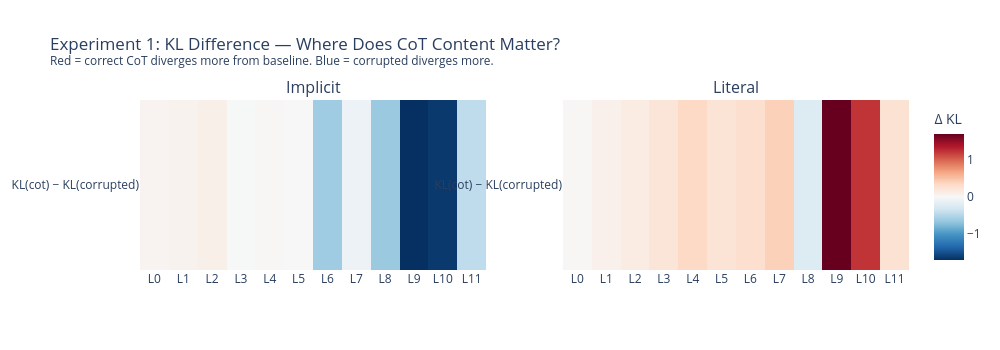

Notebook code for this chart:
### Code cell
# Visualization 1b: Heatmap of KL DIFFERENCE (cot - corrupted)
# Shows WHERE correct CoT diverges more from baseline than corrupted CoT.
# Positive (red) = correct CoT has larger effect. Negative (blue) = corrupted has larger effect.

fig = make_subplots(rows=1, cols=2,
    subplot_titles=["Implicit", "Literal"])

for col, sent_type in enumerate(["implicit", "literal"], 1):
    r = exp1_results[sent_type]
    diff = [r["kl_cot"][l] - r["kl_corrupted"][l] for l in range(n_layers)]
    
    fig.add_trace(go.Heatmap(
        z=[diff],
        x=[f"L{l}" for l in range(n_layers)],
        y=["KL(cot) − KL(corrupted)"],
        colorscale="RdBu_r",  # red=positive (cot bigger), blue=negative (corrupted bigger)
        zmid=0,
        showscale=(col == 2),
        colorbar_title="Δ KL",
    ), row=1, col=col)

fig.update_layout(
    title="Experiment 1: KL Difference — Where Does CoT Content Matter?<br>"
          "<sup>Red = correct CoT diverges more from baseline. Blue = corrupted diverges more.</sup>",
    height=350, width=1000,
)
fig.write_image(f"{SAVE_DIR}/exp1_heatmap_diff.png", scale=2)
fig.show()

### Figure 1 — Plotly figure (JSON) as saved in the notebook; plotly's stock layout.template omitted (floating-point values rounded to 4 significant figures)
{"data": [{"colorbar": {"title": {"text": "Δ KL"}}, "colorscale": [[0, "rgb(5,48,97)"], [0.1, "rgb(33,102,172)"], [0.2, "rgb(67,147,195)"], [0.3, "rgb(146,197,222)"], [0.4, "rgb(209,229,240)"], [0.5, "rgb(247,247,247)"], [0.6, "rgb(253,219,199)"], [0.7, "rgb(244,165,130)"], [0.8, "rgb(214,96,77)"], [0.9, "rgb(178,24,43)"], [1, "rgb(103,0,31)"]], "showscale": false, "type": "heatmap", "x": ["L0", "L1", "L2", "L3", "L4", "L5", "L6", "L7", "L8", "L9", "L10", "L11"], "xaxis": "x", "y": ["KL(cot) − KL(corrupted)"], "yaxis": "y", "z": [[0.03129, 0.03717, 0.06707, -0.004612, 0.01155, 0.002333, -0.4088, -0.06805, -0.4264, -1.139, -1.1, -0.295]], "zmid": 0}, {"colorbar": {"title": {"text": "Δ KL"}}, "colorscale": [[0, "rgb(5,48,97)"], [0.1, "rgb(33,102,172)"], [0.2, "rgb(67,147,195)"], [0.3, "rgb(146,197,222)"], [0.4, "rgb(209,229,240)"], [0.5, "rgb(247,247,247)"], [0.6, "rgb(253,219,199)"], [0.7, "rgb(244,165,130)"], [0.8, "rgb(214,96,77)"], [0.9, "rgb(178,24,43)"], [1, "rgb(103,0,31)"]], "showscale": true, "type": "heatmap", "x": ["L0", "L1", "L2", "L3", "L4", "L5", "L6", "L7", "L8", "L9", "L10", "L11"], "xaxis": "x2", "y": ["KL(cot) − KL(corrupted)"], "yaxis": "y2", "z": [[0.01609, 0.08784, 0.143, 0.2218, 0.3425, 0.2305, 0.2906, 0.402, -0.235, 1.696, 1.223, 0.2582]], "zmid": 0}], "layout": {"annotations": [{"font": {"size": 16}, "showarrow": false, "text": "Implicit", "x": 0.225, "xanchor": "center", "xref": "paper", "y": 1, "yanchor": "bottom", "yref": "paper"}, {"font": {"size": 16}, "showarrow": false, "text": "Literal", "x": 0.775, "xanchor": "center", "xref": "paper", "y": 1, "yanchor": "bottom", "yref": "paper"}], "height": 350, "title": {"text": "Experiment 1: KL Difference — Where Does CoT Content Matter?<br><sup>Red = correct CoT diverges more from baseline. Blue = corrupted diverges more.</sup>"}, "width": 1000, "xaxis": {"anchor": "y", "domain": [0, 0.45]}, "xaxis2": {"anchor": "y2", "domain": [0.55, 1]}, "yaxis": {"anchor": "x", "domain": [0, 1]}, "yaxis2": {"anchor": "x2", "domain": [0, 1]}}}
